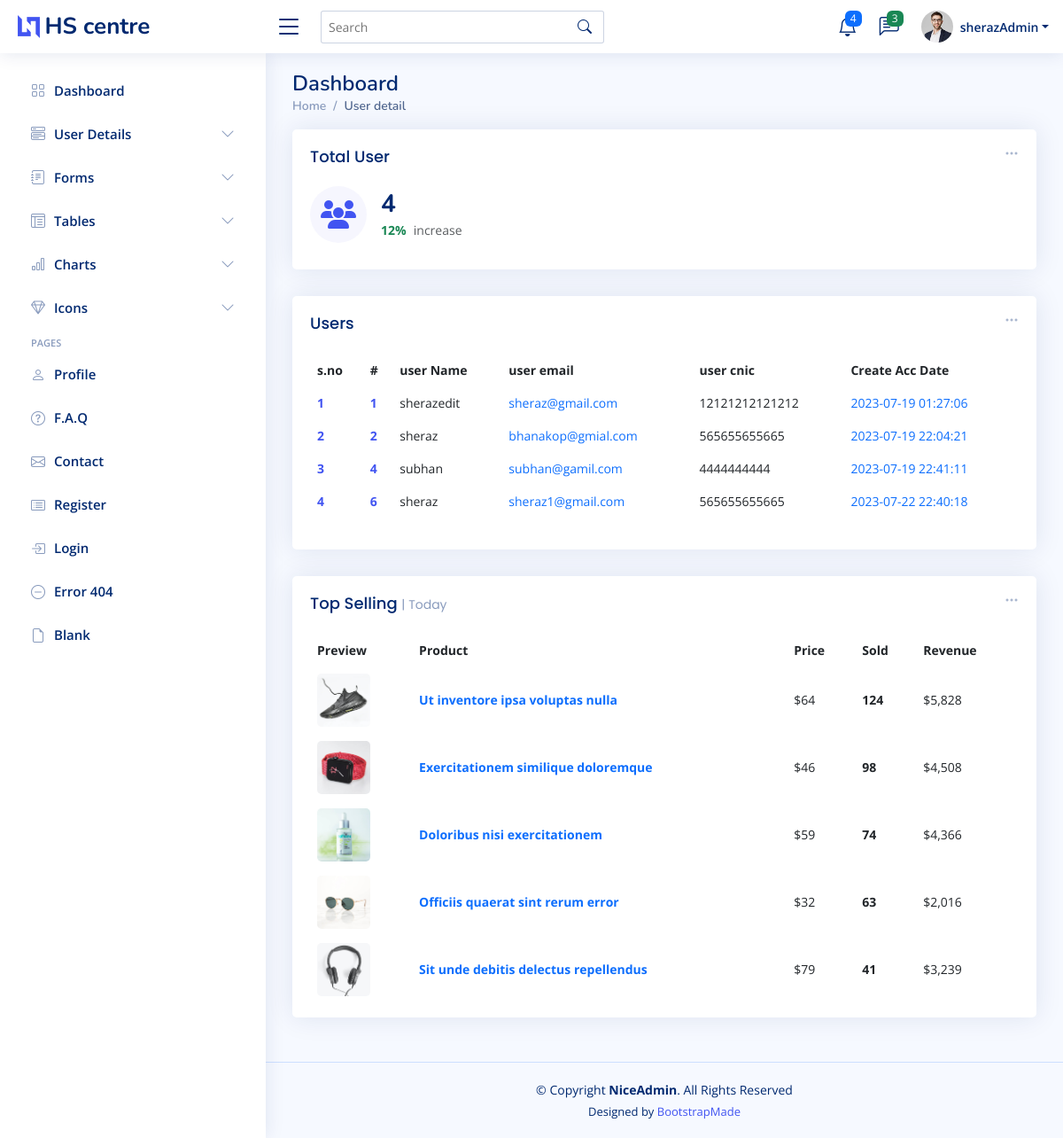
Before: /admin_user_detail.php (signed in) with the older database file.
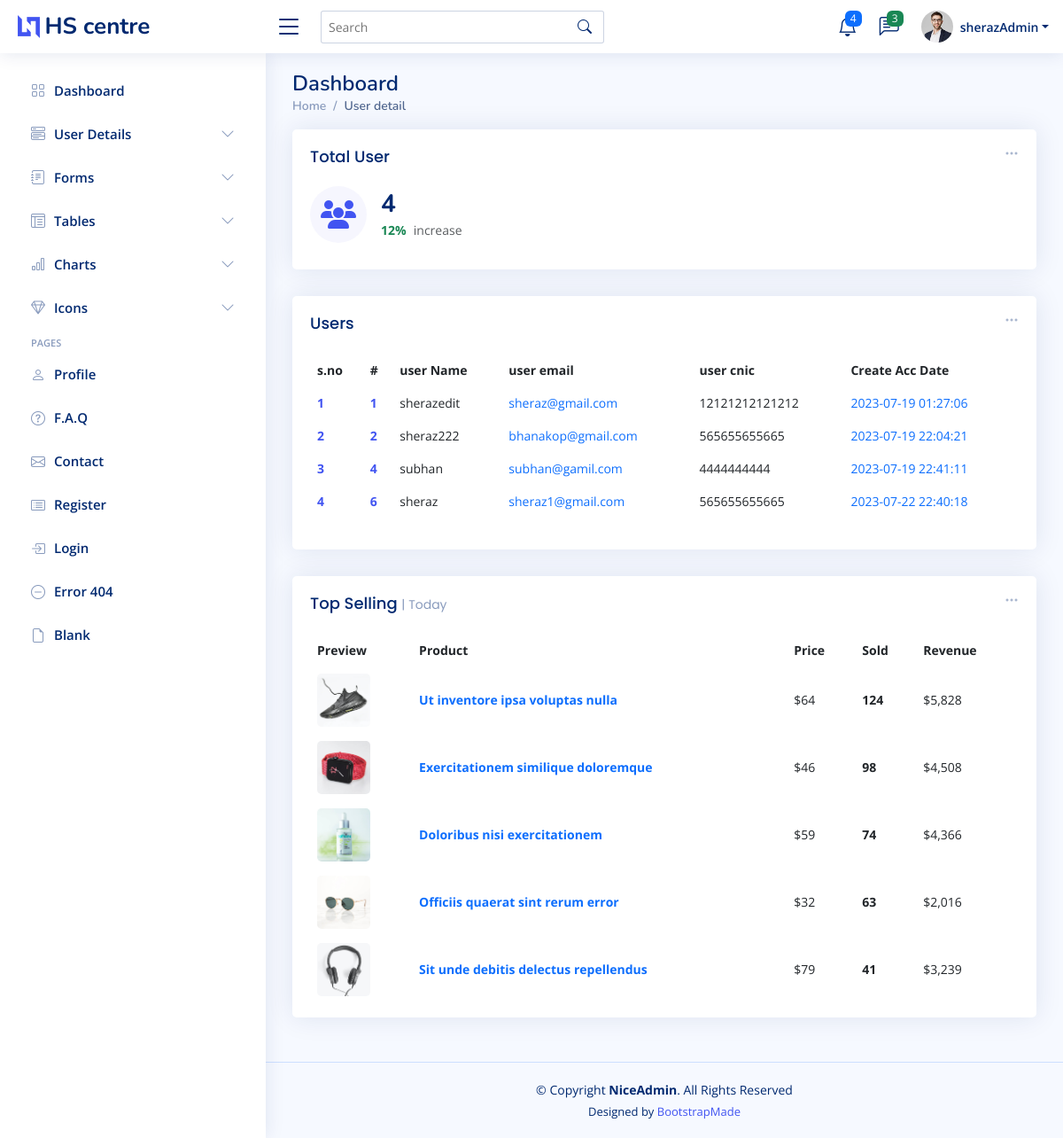
After: the same page with the newer database file.
### tables this page shows
CREATE TABLE `user` (
  `id` int(11) NOT NULL,
  `name` varchar(255) NOT NULL,
  `email` varchar(255) NOT NULL,
  `cnic` varchar(255) NOT NULL,
  `password` varchar(255) NOT NULL,
  `time` datetime NOT NULL DEFAULT current_timestamp()
);

### admin_user_detail.php (the view, shortened to what this page needs)
<?php
require 'conn.php';
$fetch_userQ = "SELECT * FROM `user`";
$fetch_user = mysqli_query($conn,$fetch_userQ);
$totalUser = mysqli_num_rows($fetch_user);
?>
<!DOCTYPE html>
<html lang="en">
<head>
  <?php require './component/_admin_link.php'?>
</head>
<body>
<?php require './component/_admin_nav.php';?>
  <main id="main" class="main " >
    <div class="pagetitle ">
      <h1>Dashboard</h1>
      <nav>
        <ol class="breadcrumb">
          <li class="breadcrumb-item"><a href="admin-index.php">Home</a></li>
          <li class="breadcrumb-item active">User detail</li>
        </ol>
      </nav>
    </div>
    <section class="section dashboard ">
      <div class="row ">
        <div class="col-lg-12">
          <div class="row ">
            <div class="col-xxl-4 col-md-6  w-100">
              <div class="card info-card sales-card">
                <div class="filter">
                  <a class="icon" href="#" data-bs-toggle="dropdown"><i class="bi bi-three-dots"></i></a>
                </div>
                <div class="card-body">
                  <h5 class="card-title">Total User</h5>
                  <div class="d-flex align-items-center">
                    <div class="card-icon rounded-circle d-flex align-items-center justify-content-center">
                    <i class="fa-solid fa-users"></i>
                    </div>
                    <div class="ps-3">
                      <h6><?=$totalUser?></h6>
                      <span class="text-success small pt-1 fw-bold">12%</span> <span class="text-muted small pt-2 ps-1">increase</span>
                    </div>
                  </div>
                </div>
              </div>
            </div>
            <div class="col-12" >
              <div class="card recent-sales overflow-auto">
                <div class="filter">
                  <a class="icon" href="#" data-bs-toggle="dropdown"><i class="bi bi-three-dots"></i></a>
                </div>
                <div class="card-body">
                  <h5 class="card-title">Users </h5>
                  <table class="table table-borderless datatable" id="dowload_pdf">
                    <thead>
                      <tr>
                        <th scope="col">s.no</th>
                        <th scope="col">#</th>
                        <th scope="col">user Name</th>
                        <th scope="col">user email</th>
                        <th scope="col">user cnic</th>
                        <th scope="col">Create Acc Date</th>
                      </tr>
                    </thead>
                    <tbody>
                    <?php
                    if($totalUser > 0){
                      while($user_data = mysqli_fetch_assoc($fetch_user)){
                        $i+=1;
                          echo '<tr>
                          <th scope="row"><a href="#">'.$i.'</a></th>
                          <th scope="row"><a href="#">'.$user_data['id'].'</a></th>
                          <td>'.$user_data['name'].'</td>
                          <td><a  class="text-primary">'.$user_data['email'].'</a></td>
                          <td>'.$user_data['cnic'].'</td>
                          <td><a  class="text-primary">'.$user_data['time'].'</a></td>
                        </tr>';
                        }
                    }
                    ?>
                    </tbody>
                  </table>
                </div>
              </div>
            </div>
            <div class="col-12 ">
              <div class="card top-selling overflow-auto">
                <div class="filter">
                  <a class="icon" href="#" data-bs-toggle="dropdown"><i class="bi bi-three-dots"></i></a>
                </div>
                <div class="card-body pb-0">
                  <h5 class="card-title">Top Selling <span>| Today</span></h5>
                  <table class="table table-borderless">
                    <thead>
                      <tr>
                        <th scope="col">Preview</th>
                        <th scope="col">Product</th>
                        <th scope="col">Price</th>
                        <th scope="col">Sold</th>
                        <th scope="col">Revenue</th>
                      </tr>
                    </thead>
                    <tbody>
                      <tr>
                        <th scope="row"><a href="#"><img src="assets/img/product-1.jpg" alt=""></a></th>
                        <td><a href="#" class="text-primary fw-bold">Ut inventore ipsa voluptas nulla</a></td>
                        <td>$64</td>
                        <td class="fw-bold">124</td>
                        <td>$5,828</td>
                      </tr>
                      <tr>
                        <th scope="row"><a href="#"><img src="assets/img/product-2.jpg" alt=""></a></th>
                        <td><a href="#" class="text-primary fw-bold">Exercitationem similique doloremque</a></td>
                        <td>$46</td>
                        <td class="fw-bold">98</td>
                        <td>$4,508</td>
                      </tr>
                      <tr>
                        <th scope="row"><a href="#"><img src="assets/img/product-3.jpg" alt=""></a></th>
                        <td><a href="#" class="text-primary fw-bold">Doloribus nisi exercitationem</a></td>
                        <td>$59</td>
                        <td class="fw-bold">74</td>
                        <td>$4,366</td>
                      </tr>
                      <tr>
                        <th scope="row"><a href="#"><img src="assets/img/product-4.jpg" alt=""></a></th>
                        <td><a href="#" class="text-primary fw-bold">Officiis quaerat sint rerum error</a></td>
                        <td>$32</td>
                        <td class="fw-bold">63</td>
                        <td>$2,016</td>
                      </tr>
                      <tr>
                        <th scope="row"><a href="#"><img src="assets/img/product-5.jpg" alt=""></a></th>
                        <td><a href="#" class="text-primary fw-bold">Sit unde debitis delectus repellendus</a></td>
                        <td>$79</td>
                        <td class="fw-bold">41</td>
                        <td>$3,239</td>
                      </tr>
                    </tbody>
                  </table>
                </div>
              </div>
            </div>
          </div>
        </div>
      </div>
    </section>
  </main>
  <footer id="footer" class="footer">
    <div class="copyright">
      &copy; Copyright <strong><span>NiceAdmin</span></strong>. All Rights Reserved
    </div>
    <div class="credits">
      Designed by <a href="https://bootstrapmade.com/">BootstrapMade</a>
    </div>
  </footer>
</body>
</html>

### component/_admin_link.php (shortened to what this page needs)
<link href="assets_admin/vendor/bootstrap/css/bootstrap.min.css" rel="stylesheet">
<link href="assets_admin/vendor/bootstrap-icons/bootstrap-icons.css" rel="stylesheet">
<link href="assets_admin/vendor/boxicons/css/boxicons.min.css" rel="stylesheet">
<link href="assets_admin/vendor/quill/quill.snow.css" rel="stylesheet">
<link href="assets_admin/vendor/quill/quill.bubble.css" rel="stylesheet">
<link href="assets_admin/vendor/remixicon/remixicon.css" rel="stylesheet">
<link href="datatable.css" rel="stylesheet">
<link href="assets_admin/css/style.css" rel="stylesheet">
<link href="https://cdnjs.cloudflare.com/ajax/libs/font-awesome/6.4.0/css/all.min.css" rel="stylesheet">

### component/_admin_nav.php (shortened to what this page needs)
<header id="header" class="header fixed-top d-flex align-items-center">
  <div class="d-flex align-items-center justify-content-between">
    <a href="admin-index.php" class="logo d-flex align-items-center">
      <img src="assets_admin_admin/img/logo.png" alt="">
      <span class="d-none d-lg-block">HS centre</span>
    </a>
    <i class="bi bi-list toggle-sidebar-btn"></i>
  </div>
  <div class="search-bar">
    <form class="search-form d-flex align-items-center" method="POST" action="#">
      <input type="text" name="query" placeholder="Search" title="Enter search keyword">
      <button type="submit" title="Search"><i class="bi bi-search"></i></button>
    </form>
  </div>
  <nav class="header-nav ms-auto">
    <ul class="d-flex align-items-center">
      <li class="nav-item dropdown">
        <a class="nav-link nav-icon" href="#" data-bs-toggle="dropdown">
          <i class="bi bi-bell"></i>
          <span class="badge bg-primary badge-number">4</span>
        </a>
      </li>
      <li class="nav-item dropdown">
        <a class="nav-link nav-icon" href="#" data-bs-toggle="dropdown">
          <i class="bi bi-chat-left-text"></i>
          <span class="badge bg-success badge-number">3</span>
        </a>
      </li>
      <li class="nav-item dropdown pe-3">
        <a class="nav-link nav-profile d-flex align-items-center pe-0" href="#" data-bs-toggle="dropdown">
          <img src="assets_admin/img/profile-img.jpg" alt="Profile" class="rounded-circle">
          <span class="d-none d-md-block dropdown-toggle ps-2"><?=$_SESSION['admin_name']?></span>
        </a>
      </li>
    </ul>
  </nav>
</header>
<aside id="sidebar" class="sidebar">
  <ul class="sidebar-nav" id="sidebar-nav">
    <li class="nav-item">
      <a class="nav-link collapsed" href="admin-index.php">
        <i class="bi bi-grid"></i>
        <span>Dashboard</span>
      </a>
    </li>
    <li class="nav-item">
      <a class="nav-link collapsed" data-bs-target="#components-nav" data-bs-toggle="collapse" href="#">
        <i class="bi bi-menu-button-wide"></i><span>User Details</span><i class="bi bi-chevron-down ms-auto"></i>
      </a>
    </li>
    <li class="nav-item">
      <a class="nav-link collapsed" data-bs-target="#forms-nav" data-bs-toggle="collapse" href="#">
        <i class="bi bi-journal-text"></i><span>Forms</span><i class="bi bi-chevron-down ms-auto"></i>
      </a>
    </li>
    <li class="nav-item">
      <a class="nav-link collapsed" data-bs-target="#tables-nav" data-bs-toggle="collapse" href="#">
        <i class="bi bi-layout-text-window-reverse"></i><span>Tables</span><i class="bi bi-chevron-down ms-auto"></i>
      </a>
    </li>
    <li class="nav-item">
      <a class="nav-link collapsed" data-bs-target="#charts-nav" data-bs-toggle="collapse" href="#">
        <i class="bi bi-bar-chart"></i><span>Charts</span><i class="bi bi-chevron-down ms-auto"></i>
      </a>
    </li>
    <li class="nav-item">
      <a class="nav-link collapsed" data-bs-target="#icons-nav" data-bs-toggle="collapse" href="#">
        <i class="bi bi-gem"></i><span>Icons</span><i class="bi bi-chevron-down ms-auto"></i>
      </a>
    </li>
    <li class="nav-heading">Pages</li>
    <li class="nav-item">
      <a class="nav-link collapsed" href="admin-profile.php">
        <i class="bi bi-person"></i>
        <span>Profile</span>
      </a>
    </li>
    <li class="nav-item">
      <a class="nav-link collapsed" href="pages-faq.php">
        <i class="bi bi-question-circle"></i>
        <span>F.A.Q</span>
      </a>
    </li>
    <li class="nav-item">
      <a class="nav-link collapsed" href="pages-contact.php">
        <i class="bi bi-envelope"></i>
        <span>Contact</span>
      </a>
    </li>
    <li class="nav-item">
      <a class="nav-link collapsed" href="pages-register.php">
        <i class="bi bi-card-list"></i>
        <span>Register</span>
      </a>
    </li>
    <li class="nav-item">
      <a class="nav-link collapsed" href="pages-login.php">
        <i class="bi bi-box-arrow-in-right"></i>
        <span>Login</span>
      </a>
    </li>
    <li class="nav-item">
      <a class="nav-link collapsed" href="pages-error-404.php">
        <i class="bi bi-dash-circle"></i>
        <span>Error 404</span>
      </a>
    </li>
    <li class="nav-item">
      <a class="nav-link collapsed" href="pages-blank.php">
        <i class="bi bi-file-earmark"></i>
        <span>Blank</span>
      </a>
    </li>
  </ul>
</aside>

### component/_admin_nav.php (style rules this page uses)
input { box-shadow:none !important; }

Changed rows visible on the page:
changed user id 2: name "sheraz" → "sheraz222"; email "bhanakop@gmial.com" → "bhanakop@gmail.com"
